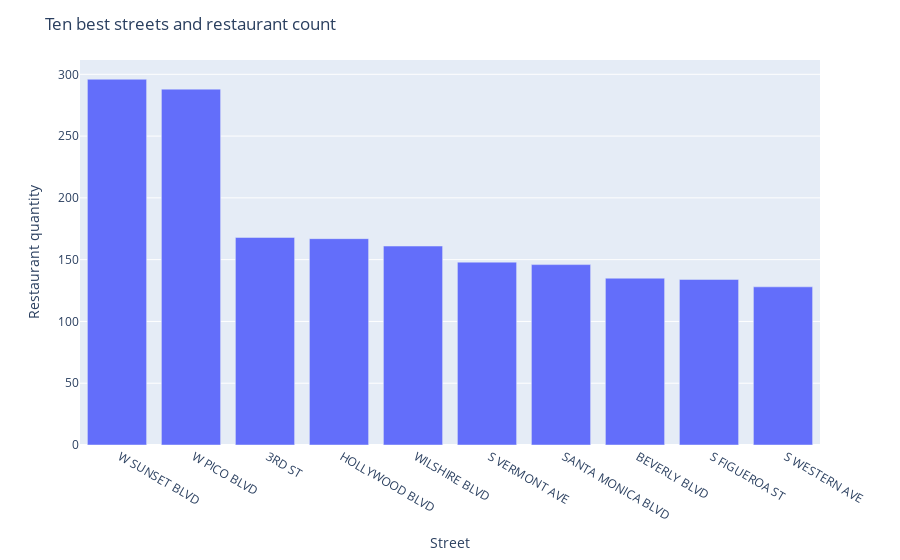

Here is the notebook cell this chart was saved with:
### Code cell
fig = px.bar(ten_best_street, x='street', y='rest_quantity')
fig.update_layout(
    title_text="Ten best streets and restaurant count",
    xaxis_title_text='Street',
    yaxis_title_text="Restaurant quantity",
)
fig.show()

### Figure 1 — Plotly figure (JSON) as saved in the notebook; plotly's stock layout.template omitted (floating-point values rounded to 4 significant figures)
{"data": [{"alignmentgroup": "True", "hovertemplate": "street=%{x}<br>rest_quantity=%{y}<extra></extra>", "legendgroup": "", "marker": {"color": "#636efa", "pattern": {"shape": ""}}, "name": "", "offsetgroup": "", "orientation": "v", "showlegend": false, "textposition": "auto", "type": "bar", "x": [" W SUNSET BLVD", " W PICO BLVD", " 3RD ST", " HOLLYWOOD BLVD", " WILSHIRE BLVD", " S VERMONT AVE", " SANTA MONICA BLVD", " BEVERLY BLVD", " S FIGUEROA ST", " S WESTERN AVE"], "xaxis": "x", "y": [296, 288, 168, 167, 161, 148, 146, 135, 134, 128], "yaxis": "y"}], "layout": {"barmode": "relative", "legend": {"tracegroupgap": 0}, "margin": {"t": 60}, "title": {"text": "Ten best streets and restaurant count"}, "xaxis": {"anchor": "y", "domain": [0, 1], "title": {"text": "Street"}}, "yaxis": {"anchor": "x", "domain": [0, 1], "title": {"text": "Restaurant quantity"}}}}
